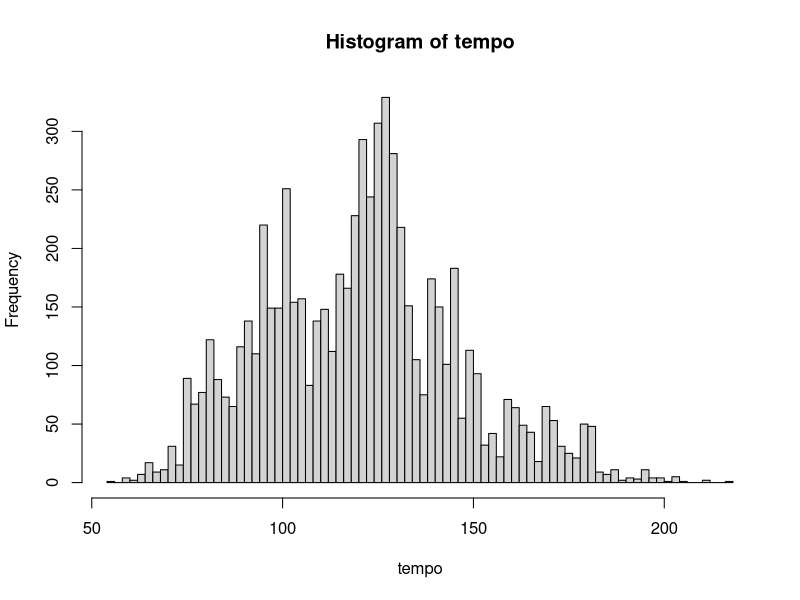
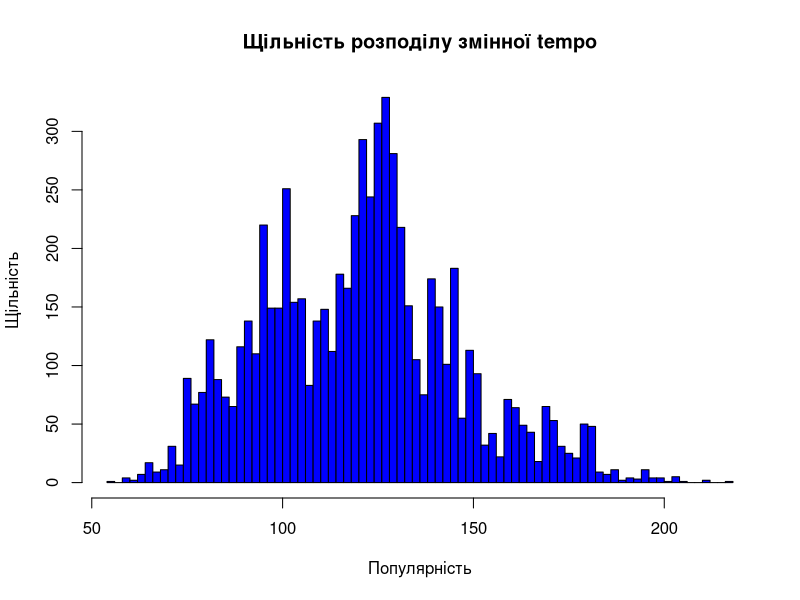

Recreate these plots in R, in order.
options(scipen=5)

songs <- read.csv(file = 'tiktok.csv')
tempo <- songs$tempo
plot(hist(tempo, breaks=100),
     main="Щільність розподілу змінної tempo", 
     xlab="Популярність", 
     ylab="Щільність", 
     col = "blue"
     )
